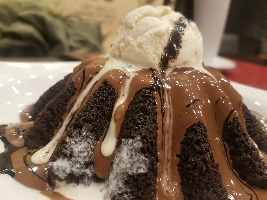
#> input picture assignment 2.1 data/query.jpg, 267 x 200 px
$ python 'Assignment 2.1.py'
#> lines starting #> are read from the running program, lines starting #| are printed output that depends on the picture
import cv2
import glob
from operator import itemgetter
img_query = cv2.imread('query.jpg', 0)
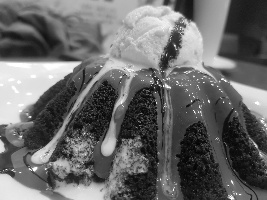
#> img_query: shape (200, 267); min 2, max 255, mean 105.3
sift = cv2.xfeatures2d.SIFT_create()
keypoints_first, distance_first = sift.detectAndCompute(img_query, None)
#> keypoints_first = 418 keypoints; strongest (x, y, size): (35, 169, 3), (256, 146, 1.9), (52, 71, 18.3), (108, 146, 9.8)

bf_matcher = cv2.BFMatcher()

matches = []
images = glob.glob("tiny_data/*.jpg")
for img in images:
    sum = 0
    image = cv2.imread(img)
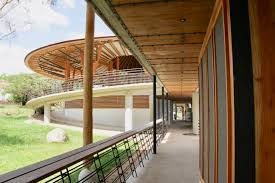
#> input picture assignment 2.1 data/tiny_data/1.jpg, 275 x 183 px
#> image is the input picture: shape (183, 275, 3); mean B, G, R 93.4, 119.7, 136.5
    keypoints_second, distance_second = sift.detectAndCompute(image, None)
#> keypoints_second = 308 keypoints; strongest (x, y, size): (64, 171, 2.5), (95, 155, 1.9), (59, 173, 2), (69, 168, 1.9)
    match = bf_matcher.match(queryDescriptors=distance_first, trainDescriptors=distance_second)
#> match = 418 matches
    match = sorted(match, key=lambda x: x.distance)
    for i in range(10):
        sum += match[i].distance
#> this loop made 10 passes
#> sum on passes 1 to 10: 190.5, 386.8, 583.1, 788.1, 1011.9, 1242.6, 1474.7, 1712.8, 1952.5, 2195.9
#> after the loop, sum = 2195.9
    matches.append((sum, image))
matches = sorted(matches, key=lambda x:x[0])
#> matches = 3 items
file = open("Distances.txt", "a")
for match in matches:
    file.write(str(match[0])+'\n')
#> this loop made 3 passes
cv2.imshow("Best", matches[0][1])
cv2.waitKey(0)
